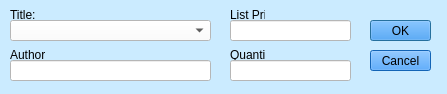
<?xml version="1.0" encoding="UTF-8"?>
<ui version="4.0">
 <class>updateStock</class>
 <widget class="QDialog" name="updateStock">
  <property name="geometry">
   <rect>
    <x>0</x>
    <y>0</y>
    <width>447</width>
    <height>94</height>
   </rect>
  </property>
  <property name="windowTitle">
   <string>Update Stock</string>
  </property>
  <property name="styleSheet">
   <string notr="true">background-color:rgb(203, 235, 255);</string>
  </property>
  <widget class="QPushButton" name="acceptButton">
   <property name="geometry">
    <rect>
     <x>370</x>
     <y>20</y>
     <width>61</width>
     <height>21</height>
    </rect>
   </property>
   <property name="styleSheet">
    <string notr="true">background-color: rgb(26, 140, 255);
font: 10pt &quot;Calibri&quot;;</string>
   </property>
   <property name="text">
    <string>OK</string>
   </property>
  </widget>
  <widget class="QPushButton" name="rejectButton">
   <property name="geometry">
    <rect>
     <x>370</x>
     <y>50</y>
     <width>61</width>
     <height>21</height>
    </rect>
   </property>
   <property name="styleSheet">
    <string notr="true">background-color: rgb(26, 140, 255);
font: 10pt &quot;Calibri&quot;;</string>
   </property>
   <property name="text">
    <string>Cancel</string>
   </property>
  </widget>
  <widget class="QLabel" name="titleLabel">
   <property name="geometry">
    <rect>
     <x>10</x>
     <y>10</y>
     <width>35</width>
     <height>10</height>
    </rect>
   </property>
   <property name="text">
    <string>Title:</string>
   </property>
  </widget>
  <widget class="QLabel" name="authorLabel">
   <property name="geometry">
    <rect>
     <x>10</x>
     <y>50</y>
     <width>35</width>
     <height>10</height>
    </rect>
   </property>
   <property name="text">
    <string>Author:</string>
   </property>
  </widget>
  <widget class="QLabel" name="listPriceLabel">
   <property name="geometry">
    <rect>
     <x>230</x>
     <y>10</y>
     <width>35</width>
     <height>10</height>
    </rect>
   </property>
   <property name="text">
    <string>List Price:</string>
   </property>
  </widget>
  <widget class="QLabel" name="quantityLabel">
   <property name="geometry">
    <rect>
     <x>230</x>
     <y>50</y>
     <width>35</width>
     <height>10</height>
    </rect>
   </property>
   <property name="text">
    <string>Quantity:</string>
   </property>
  </widget>
  <widget class="QLineEdit" name="listPriceLineEdit">
   <property name="geometry">
    <rect>
     <x>230</x>
     <y>20</y>
     <width>121</width>
     <height>21</height>
    </rect>
   </property>
   <property name="styleSheet">
    <string notr="true">background-color: rgb(255, 255, 255);</string>
   </property>
  </widget>
  <widget class="QLineEdit" name="authorLineEdit">
   <property name="geometry">
    <rect>
     <x>10</x>
     <y>60</y>
     <width>201</width>
     <height>21</height>
    </rect>
   </property>
   <property name="styleSheet">
    <string notr="true">background-color: rgb(255, 255, 255);</string>
   </property>
  </widget>
  <widget class="QLineEdit" name="quantityLineEdit">
   <property name="geometry">
    <rect>
     <x>230</x>
     <y>60</y>
     <width>121</width>
     <height>21</height>
    </rect>
   </property>
   <property name="styleSheet">
    <string notr="true">background-color: rgb(255, 255, 255);</string>
   </property>
  </widget>
  <widget class="QComboBox" name="titleComboBox">
   <property name="geometry">
    <rect>
     <x>10</x>
     <y>20</y>
     <width>201</width>
     <height>21</height>
    </rect>
   </property>
   <property name="styleSheet">
    <string notr="true">background-color: rgb(255, 255, 255);</string>
   </property>
  </widget>
 </widget>
 <resources/>
 <connections>
  <connection>
   <sender>acceptButton</sender>
   <signal>clicked()</signal>
   <receiver>updateStock</receiver>
   <slot>accept()</slot>
   <hints>
    <hint type="sourcelabel">
     <x>394</x>
     <y>28</y>
    </hint>
    <hint type="destinationlabel">
     <x>359</x>
     <y>13</y>
    </hint>
   </hints>
  </connection>
  <connection>
   <sender>rejectButton</sender>
   <signal>clicked()</signal>
   <receiver>updateStock</receiver>
   <slot>reject()</slot>
   <hints>
    <hint type="sourcelabel">
     <x>375</x>
     <y>63</y>
    </hint>
    <hint type="destinationlabel">
     <x>359</x>
     <y>57</y>
    </hint>
   </hints>
  </connection>
  <connection>
   <sender>titleComboBox</sender>
   <signal>currentTextChanged(QString)</signal>
   <receiver>updateStock</receiver>
   <slot>refreshLineEdits(QString)</slot>
   <hints>
    <hint type="sourcelabel">
     <x>184</x>
     <y>33</y>
    </hint>
    <hint type="destinationlabel">
     <x>195</x>
     <y>0</y>
    </hint>
   </hints>
  </connection>
 </connections>
 <slots>
  <slot>refreshLineEdits(QString)</slot>
 </slots>
</ui>
